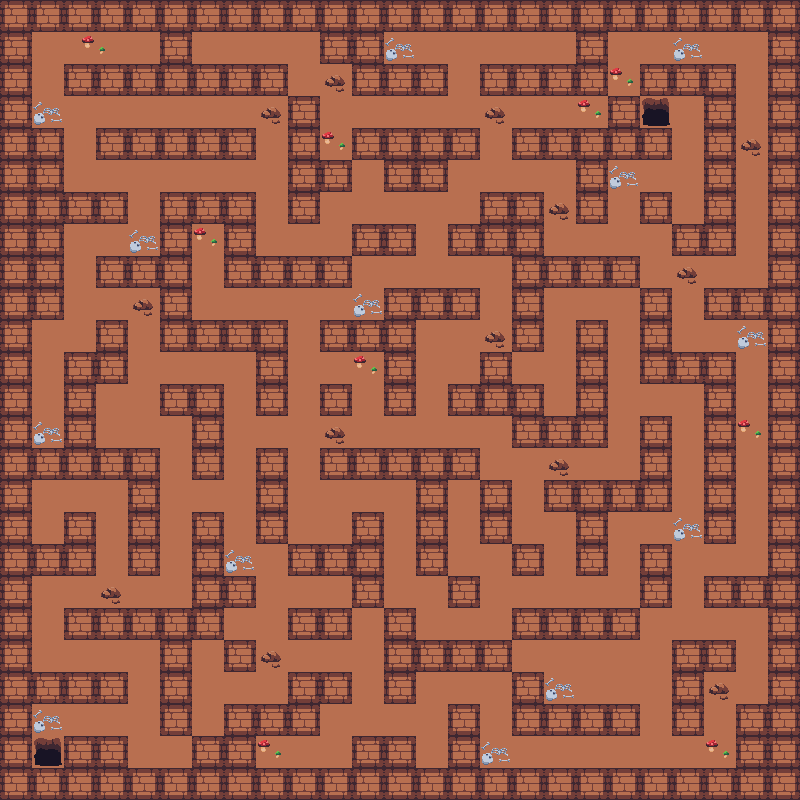

Tiled map render using the project's own tile images. Description and the map definition, with tile-layer contents summarised, below:
An orthogonal 50x50 tile map with 16x16 px tiles, 3 tile layers (background, walls, decors) and 97 objects (91x collision, exit_stage2, spawn_stage2, enter_stage3, enter_stage3_exit).

<map version="1.10" tiledversion="1.10.2" orientation="orthogonal" renderorder="right-down" width="50" height="50" tilewidth="16" tileheight="16" infinite="0" nextlayerid="5" nextobjectid="112">
 <tileset firstgid="1" source="../tileset_dungeon.tsx" />
 <layer id="1" name="background" width="50" height="50">
  <data>[2500 cells, 2500 non-empty, 20 distinct tile ids]</data>
 </layer>
 <layer id="2" name="walls" width="50" height="50">
  <data>[2500 cells, 1288 non-empty, 4 distinct tile ids]</data>
 </layer>
 <layer id="3" name="decors" width="50" height="50">
  <data>[2500 cells, 140 non-empty, 12 distinct tile ids]</data>
 </layer>
 <objectgroup id="4" name="Objects">
  <object id="3" type="collision" x="0" y="0" width="800" height="32" />
  <object id="4" type="collision" x="0" y="32" width="32" height="768" />
  <object id="5" type="collision" x="32" y="768" width="768" height="32" />
  <object id="7" type="collision" x="768" y="32" width="32" height="736" />
  <object id="8" type="collision" x="640" y="64" width="96" height="32" />
  <object id="9" type="collision" x="704" y="96" width="32" height="160" />
  <object id="10" type="collision" x="672" y="224" width="32" height="32" />
  <object id="11" type="collision" x="640" y="192" width="32" height="32" />
  <object id="12" type="collision" x="608" y="96" width="32" height="64" />
  <object id="13" type="collision" x="512" y="128" width="160" height="32" />
  <object id="14" type="collision" x="576" y="160" width="32" height="64" />
  <object id="15" type="collision" x="480" y="192" width="64" height="64" />
  <object id="16" type="collision" x="352" y="128" width="128" height="32" />
  <object id="17" type="collision" x="576" y="32" width="32" height="64" />
  <object id="18" type="collision" x="480" y="64" width="96" height="32" />
  <object id="19" type="collision" x="320" y="32" width="64" height="32" />
  <object id="20" type="collision" x="352" y="64" width="96" height="32" />
  <object id="21" type="collision" x="160" y="32" width="32" height="64" />
  <object id="22" type="collision" x="64" y="64" width="224" height="32" />
  <object id="23" type="collision" x="288" y="96" width="32" height="128" />
  <object id="24" type="collision" x="320" y="160" width="32" height="32" />
  <object id="25" type="collision" x="384" y="160" width="64" height="32" />
  <object id="26" type="collision" x="96" y="128" width="160" height="32" />
  <object id="27" type="collision" x="32" y="128" width="32" height="192" />
  <object id="28" type="collision" x="64" y="192" width="64" height="32" />
  <object id="29" type="collision" x="160" y="192" width="96" height="32" />
  <object id="30" type="collision" x="96" y="256" width="96" height="32" />
  <object id="31" type="collision" x="160" y="224" width="32" height="32" />
  <object id="32" type="collision" x="160" y="288" width="32" height="64" />
  <object id="33" type="collision" x="96" y="320" width="32" height="64" />
  <object id="34" type="collision" x="64" y="352" width="32" height="128" />
  <object id="36" type="collision" x="32" y="448" width="128" height="32" />
  <object id="37" type="collision" x="128" y="480" width="32" height="96" />
  <object id="38" type="collision" x="32" y="544" width="64" height="32" />
  <object id="39" type="collision" x="64" y="512" width="32" height="32" />
  <object id="44" type="collision" x="64" y="608" width="160" height="32" />
  <object id="46" type="collision" x="32" y="672" width="96" height="32" />
  <object id="47" type="collision" x="64" y="736" width="64" height="32" />
  <object id="48" type="collision" x="160" y="640" width="32" height="96" />
  <object id="49" type="collision" x="192" y="736" width="64" height="32" />
  <object id="50" type="collision" x="224" y="704" width="96" height="32" />
  <object id="51" type="collision" x="288" y="672" width="64" height="32" />
  <object id="52" type="collision" x="224" y="640" width="32" height="32" />
  <object id="53" type="collision" x="192" y="512" width="32" height="96" />
  <object id="54" type="collision" x="224" y="576" width="32" height="32" />
  <object id="55" type="collision" x="192" y="320" width="96" height="32" />
  <object id="56" type="collision" x="160" y="384" width="64" height="32" />
  <object id="57" type="collision" x="192" y="416" width="32" height="64" />
  <object id="58" type="collision" x="256" y="352" width="32" height="64" />
  <object id="59" type="collision" x="224" y="224" width="32" height="64" />
  <object id="60" type="collision" x="256" y="256" width="96" height="32" />
  <object id="62" type="collision" x="352" y="224" width="64" height="32" />
  <object id="63" type="collision" x="448" y="224" width="32" height="32" />
  <object id="64" type="collision" x="512" y="256" width="128" height="32" />
  <object id="65" type="collision" x="512" y="288" width="32" height="64" />
  <object id="66" type="collision" x="384" y="288" width="96" height="32" />
  <object id="67" type="collision" x="320" y="320" width="96" height="32" />
  <object id="68" type="collision" x="384" y="352" width="32" height="64" />
  <object id="69" type="collision" x="320" y="384" width="32" height="32" />
  <object id="70" type="collision" x="256" y="448" width="32" height="96" />
  <object id="71" type="collision" x="288" y="544" width="96" height="32" />
  <object id="72" type="collision" x="352" y="512" width="32" height="96" />
  <object id="73" type="collision" x="288" y="608" width="64" height="32" />
  <object id="74" type="collision" x="320" y="448" width="160" height="32" />
  <object id="75" type="collision" x="416" y="480" width="32" height="96" />
  <object id="76" type="collision" x="448" y="576" width="32" height="32" />
  <object id="77" type="collision" x="384" y="608" width="32" height="96" />
  <object id="78" type="collision" x="416" y="640" width="96" height="32" />
  <object id="79" type="collision" x="352" y="736" width="64" height="32" />
  <object id="80" type="collision" x="448" y="704" width="32" height="64" />
  <object id="81" type="collision" x="512" y="672" width="32" height="64" />
  <object id="82" type="collision" x="544" y="704" width="96" height="32" />
  <object id="83" type="collision" x="512" y="608" width="128" height="32" />
  <object id="85" type="collision" x="512" y="544" width="32" height="32" />
  <object id="86" type="collision" x="480" y="480" width="32" height="64" />
  <object id="87" type="collision" x="544" y="480" width="128" height="32" />
  <object id="88" type="collision" x="640" y="416" width="32" height="64" />
  <object id="89" type="collision" x="576" y="512" width="32" height="64" />
  <object id="90" type="collision" x="448" y="384" width="96" height="32" />
  <object id="91" type="collision" x="512" y="416" width="96" height="32" />
  <object id="92" type="collision" x="576" y="320" width="32" height="96" />
  <object id="93" type="collision" x="480" y="352" width="32" height="32" />
  <object id="95" type="collision" x="640" y="288" width="32" height="96" />
  <object id="96" type="collision" x="672" y="352" width="64" height="32" />
  <object id="97" type="collision" x="704" y="384" width="32" height="160" />
  <object id="98" type="collision" x="704" y="288" width="64" height="32" />
  <object id="99" type="collision" x="640" y="544" width="32" height="64" />
  <object id="100" type="collision" x="704" y="576" width="64" height="32" />
  <object id="101" type="collision" x="672" y="640" width="32" height="96" />
  <object id="103" type="collision" x="704" y="640" width="32" height="32" />
  <object id="104" type="collision" x="736" y="704" width="32" height="64" />
  <object id="105" x="-7" y="802" width="3" height="1" />
  <object id="106" x="-14" y="803" width="2" />
  <object id="107" name="exit_stage2" x="32" y="736" width="32" height="32" />
  </objectgroup>
</map>
<!-- 3 of 97 objects omitted -->
